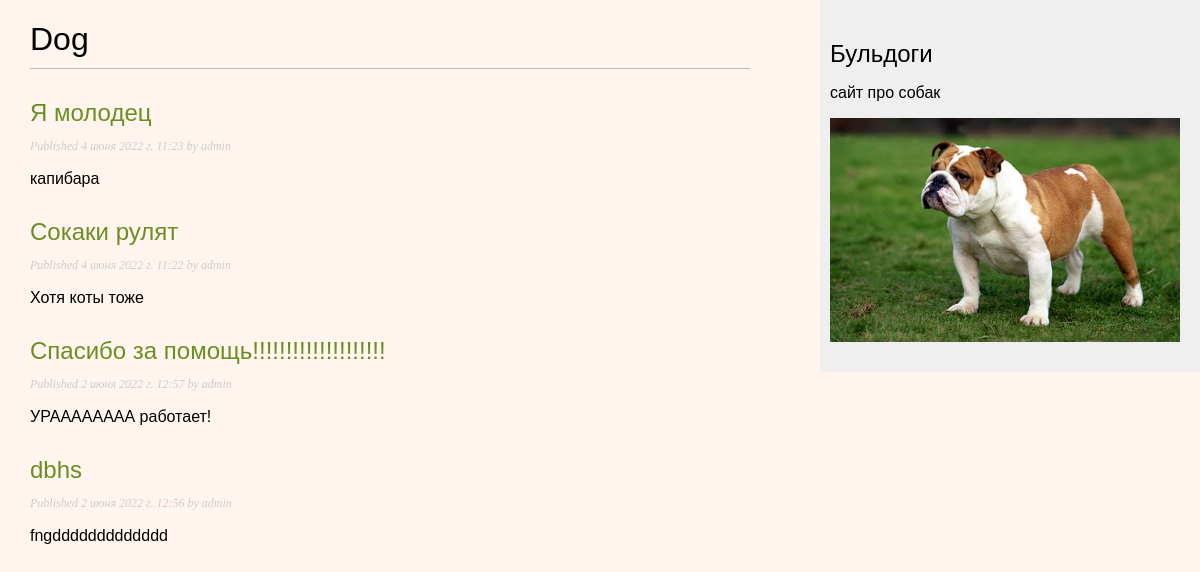
/blog/, run on an earlier commit of the app's database.
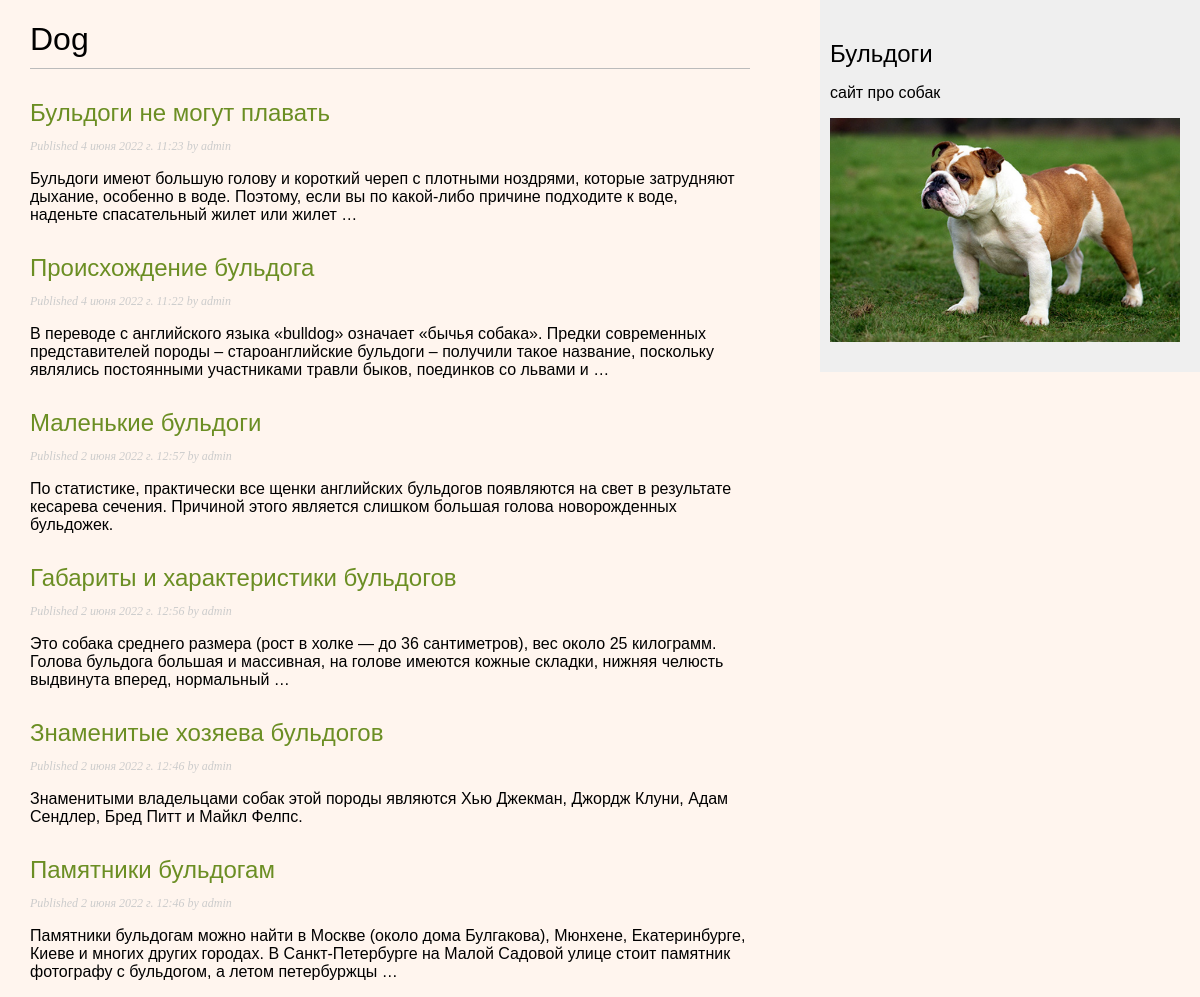
And on a later commit of the database.
### blog/models.py (models this page shows, shortened)
class Post(models.Model):
    class Status(models.TextChoices):
        DRAFT = 'DF', 'Draft'
        PUBLISHED = 'PB', 'Published'
    title = models.CharField(max_length=250)
    slug = models.SlugField(max_length=250)
    author = models.ForeignKey(User,
                               on_delete=models.CASCADE,
                               related_name='blog_posts')
    body = models.TextField()
    publish = models.DateTimeField(default=timezone.now)
    created = models.DateTimeField(auto_now_add=True)
    updated = models.DateTimeField(auto_now=True)
    status = models.CharField(max_length=2,
                              choices=Status.choices,
                              default=Status.DRAFT)
    objects = models.Manager() # The default manager.
    published = PublishedManager() # Our custom manager.
    class Meta:
        ordering = ['-publish']
        indexes = [
            models.Index(fields=['-publish']),
        ]

### blog/views.py (the view)
# urls.py: path('', views.post_list, name='post_list'),
def post_list(request):
    posts = Post.published.all()
    return render(request,
                  'blog/post/list.html',
                  {'posts': posts})

### blog/models.py (called while the page is built)
    def get_queryset(self):
        return super().get_queryset()\
                      .filter(status=Post.Status.PUBLISHED)

### blog/templates/blog/post/list.html (shortened to what this page needs)
{% extends "blog/base.html" %}
{% block content %}
  <h1>Dog</h1>
  {% for post in posts %}
    <h2>
      <a href="{% url 'blog:post_detail' post.id %}">
        {{ post.title }}
      </a>
    </h2>
    <p class="date">
      Published {{ post.publish }} by {{ post.author }}
    </p>
    {{ post.body|truncatewords:30|linebreaks }}
  {% endfor %}
{% endblock %}

What changed in the data, as far as the page shows it:
changed Post: title "Я молодец" → "Бульдоги не могут плавать"; body "капибара" → "Бульдоги имеют большую голову и короткий череп с плотными ноздрями, которые затрудняют дыхание, особенно в воде. Поэтому, если вы по какой-либо причине подходите к воде, наденьте спасательный жилет или жилет …"
changed Post: title "Сокаки рулят" → "Происхождение бульдога"; body "Хотя коты тоже" → "В переводе с английского языка «bulldog» означает «бычья собака». Предки современных представителей породы – староанглийские бульдоги – получили такое название, поскольку являлись постоянными участниками травли быков, поединков со львами и …"
changed Post: title "Cпасибо за помощь!!!!!!!!!!!!!!!!!!!!" → "Маленькие бульдоги"; body "УРАААААААА работает!" → "По статистике, практически все щенки английских бульдогов появляются на свет в результате кесарева сечения. Причиной этого является слишком большая голова новорожденных бульдожек."
changed Post: title "dbhs" → "Габариты и характеристики бульдогов"; body "fngddddddddddddd" → "Это собака среднего размера (рост в холке — до 36 сантиметров), вес около 25 килограмм. Голова бульдога большая и массивная, на голове имеются кожные складки, нижняя челюсть выдвинута вперед, нормальный …"
now on this page (row edited): Post: title "Знаменитые хозяева бульдогов", publish "2 июня 2022 г. 12:46", author "admin", body "Знаменитыми владельцами собак этой породы являются Хью Джекман, Джордж Клуни, Адам Сендлер, Бред Питт и Майкл Фелпс."
now on this page (row edited): Post: title "Памятники бульдогам", publish "2 июня 2022 г. 12:46", author "admin", body "Памятники бульдогам можно найти в Москве (около дома Булгакова), Мюнхене, Екатеринбурге, Киеве и многих других городах. В Санкт-Петербурге на Малой Садовой улице стоит памятник фотографу с бульдогом, а летом петербуржцы …"
